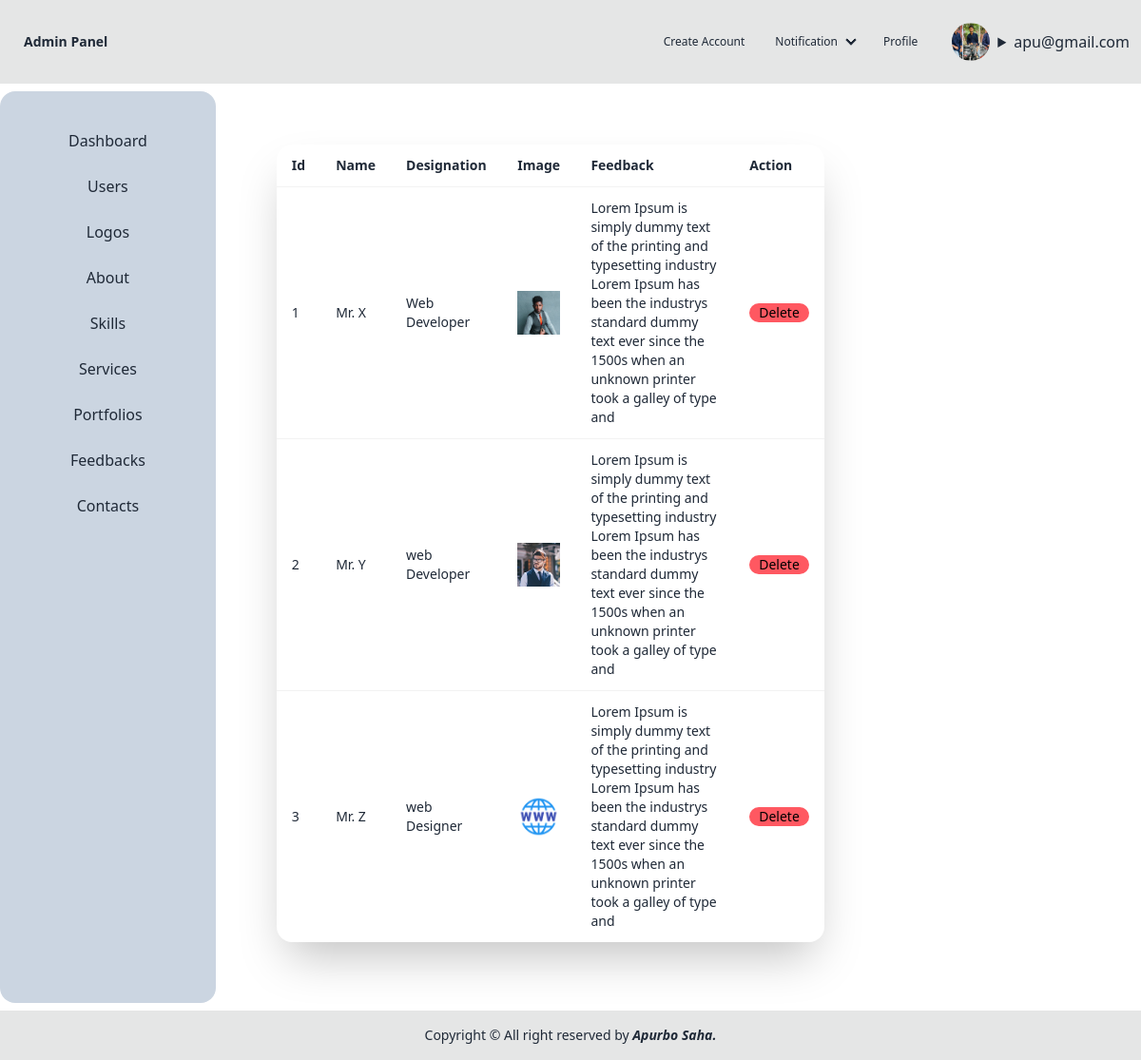
The page /feedback_list.php (signed in) on the database its author committed.
### tables this page shows
CREATE TABLE `users` (
  `Id` int(11) NOT NULL,
  `Email` varchar(100) NOT NULL,
  `Password` varchar(100) NOT NULL,
  `Country` varchar(100) NOT NULL,
  `Gender` varchar(100) NOT NULL,
  `Photo` varchar(100) DEFAULT NULL,
  `Role` int(100) DEFAULT NULL
);

CREATE TABLE `feedbacks` (
  `Id` int(100) NOT NULL,
  `Name` varchar(100) NOT NULL,
  `Designation` varchar(100) NOT NULL,
  `Image` varchar(100) NOT NULL,
  `Feedback` varchar(200) NOT NULL
);

### feedback_list.php (the view, shortened to what this page needs)
<?php
require 'db.php';
require 'header.php';
$select = "SELECT * FROM feedbacks";
$select_res = mysqli_query($db_connection, $select);
?>
<!DOCTYPE html>
<html lang="en">
<head>
    <link href="https://cdn.jsdelivr.net/npm/daisyui@4.12.10/dist/full.min.css" rel="stylesheet" type="text/css" />
    <script src="https://cdn.tailwindcss.com"></script>
</head>
<body>
<div class="flex">
<div class="flex flex-col card card-body bg-slate-300 mt-2 ">
            <div class="mx-8">
                <a href="dashboard.php" class="flex justify-center items-center p-2 link link-hover">Dashboard</a>
            </div>
            <div class="mx-8">
                <a href="users_list.php" class="flex justify-center items-center p-2 link link-hover">Users</a>
            </div>
            <div class="mx-8">
                <a href="logo.php" class="flex justify-center items-center p-2 link link-hover">Logos</a>
            </div>
            <div class="mx-8">
                <a href="about.php" class="flex justify-center items-center p-2 link link-hover">About</a>
            </div>
            <div class="mx-8">
                <a href="skill.php" class="flex justify-center items-center p-2 link link-hover">Skills</a>
            </div>
            <div class="mx-8">
                <a href="service.php" class="flex justify-center items-center p-2 link link-hover">Services</a>
            </div>
            <div class="mx-8">
                <a href="portfolio.php" class="flex justify-center items-center p-2 link link-hover">Portfolios</a>
            </div>
            <div class="mx-8">
                <a href="feedback_list.php" class="flex justify-center items-center p-2 link link-hover">Feedbacks</a>
            </div>
            <div class="mx-8">
                <a href="contact_list.php" class="flex justify-center items-center p-2 link link-hover">Contacts</a>
            </div>
        </div>
        <div class="card card-body w-full">
            <div class="card-body ">
            <div class="card bg-base-100 w-full max-w-xl shrink-0 shadow-2xl">
                <table class="table table-bordered">
                <tr>
                    <th>Id</th>
                    <th>Name</th>
                    <th>Designation</th>
                    <th>Image</th>
                    <th>Feedback</th>
                    <th>Action</th>
                </tr>
                <?php foreach($select_res as $index=>$feedbacks) {?>
                    <tr>
                    <td><?= $index+1 ?></td>
                    <td><?= $feedbacks['Name'] ?></td>
                    <td><?= $feedbacks['Designation'] ?></td>
                    <td><img src="uploads/<?= $feedbacks['Image'] ?>" width="50" alt=""></td>
                    <td><?= $feedbacks['Feedback'] ?></td>
                    <td><a href="feedback_delete.php?id=<?= $feedbacks['Id'] ?>" class="badge badge-error">Delete</a></td>
                </tr>
                    <?php } ?>
                </table>
            </div>
            </div>
    </div>
</div>
</body>
</html>
<?php  require 'footer.php' ?>

### header.php (shortened to what this page needs)
<?php
require 'db.php';
$logged_id = $_SESSION['logged_id'];
$select_logged_user = "SELECT * FROM users WHERE Id = $logged_id";
$select_logged_user_res = mysqli_query($db_connection, $select_logged_user);
$after_assoc_logged = mysqli_fetch_assoc($select_logged_user_res);
?>
<!DOCTYPE html>
<html lang="en">
<head>
</head>
<body>
    <div class="navbar bg-base-300">
        <div class="flex-1">
            <a class="btn btn-ghost text-xl">Admin Panel</a>
        </div>
        <div class="flex-none">
            <ul class="menu menu-horizontal px-1">
                <li> <a href="register.php" class="float-right label-text-alt link link-hover ">Create Account</a></li>
                <li>
                    <details class="dropdown">
                        <summary class=""><a href="" class="label-text-alt link link-hover">Notification</a></summary>
                    </details>
                </li>
                <li><a class="label-text-alt link link-hover" href="profile.php">Profile</a></li>
            </ul>
        </div>
        <label class="label px-6">
            <?php
            if ($after_assoc_logged['Photo'] == null) { ?>
                <div class="avatar">
                    <div class="w-10 m-2 rounded-full">
                        <img src="" />
                    </div>
                </div>
            <?php } else { ?>
                <div class="avatar">
                    <div class="w-10 m-2 rounded-full">
                        <img src="/RegisterPage/uploads/<?= $after_assoc_logged['Photo'] ?>" />
                    </div>
                </div>
            <?php } ?>
            <details>
                <summary><?= $after_assoc_logged['Email'] ?></summary>
            </details>
        </label>
    </div>
</body>
</html>

### footer.php (shortened to what this page needs)
<!DOCTYPE html>
<html lang="en">
<head>
</head>
<body>
    <footer class="footer footer-center bg-base-300 text-base-content p-4 mt-2">
        <aside>
            <p>Copyright © All right reserved by <span class="font-bold italic">Apurbo Saha.</span></p>
        </aside>
    </footer>
</body>
</html>

### rows shown on the page
users: Photo (picture), Email "apu@gmail.com"
feedbacks: Name "Mr. X", Designation "Web Developer", Image (picture), Feedback "Lorem Ipsum is simply dummy text of the printing and typesetting industry Lorem Ipsum has been the industrys standard dummy text ever since the 1500s when an unknown printer took a galley of type and"
feedbacks: Name "Mr. Y", Designation "web Developer", Image (picture), Feedback "Lorem Ipsum is simply dummy text of the printing and typesetting industry Lorem Ipsum has been the industrys standard dummy text ever since the 1500s when an unknown printer took a galley of type and"
feedbacks: Name "Mr. Z", Designation "web Designer", Image (picture), Feedback "Lorem Ipsum is simply dummy text of the printing and typesetting industry Lorem Ipsum has been the industrys standard dummy text ever since the 1500s when an unknown printer took a galley of type and"
